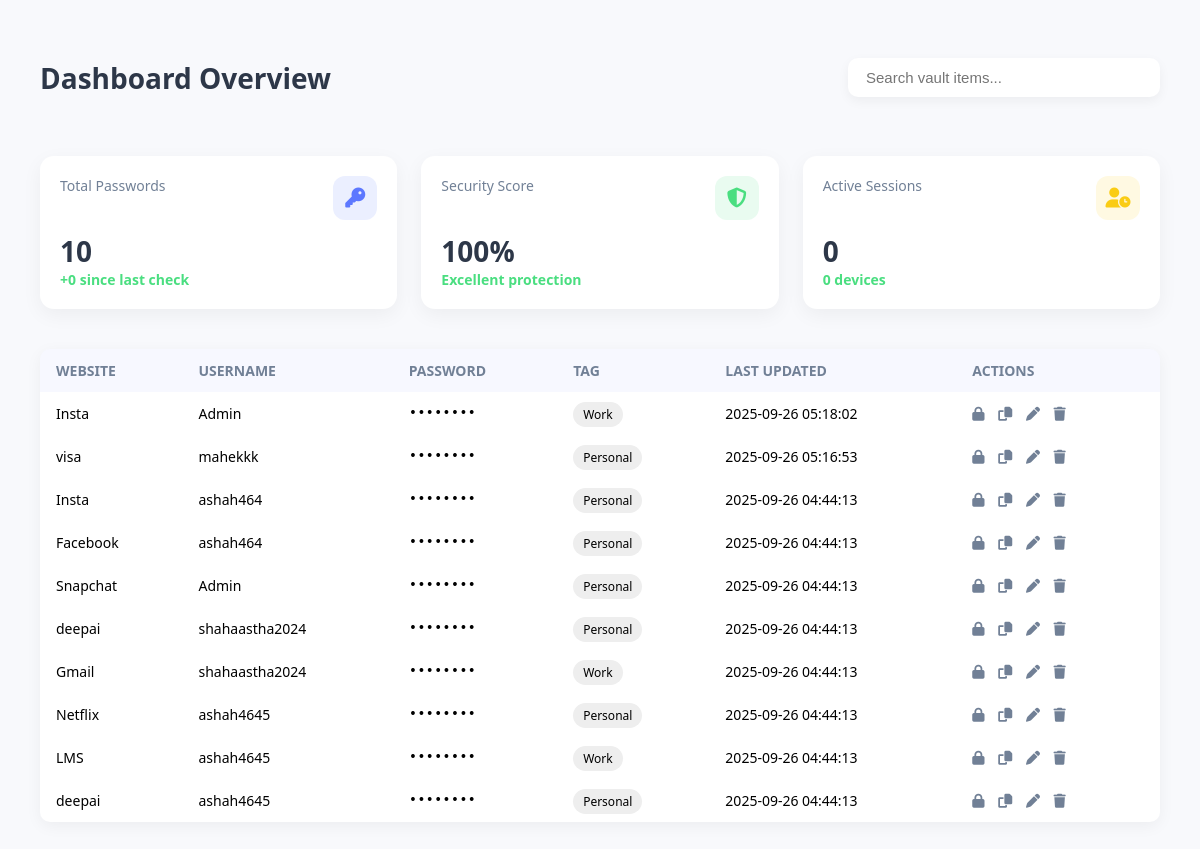
The page /KeyWallet/DASHBOARD/dashboard.php (signed in) on the database its author committed.
### tables this page shows
CREATE TABLE `users` (
  `id` int(11) NOT NULL,
  `name` varchar(100) NOT NULL,
  `email` varchar(150) NOT NULL,
  `avatar` varchar(255) DEFAULT NULL,
  `password` varchar(255) NOT NULL,
  `verification_token` varchar(64) DEFAULT NULL,
  `verified` tinyint(1) DEFAULT 0,
  `two_factor_enabled` tinyint(1) DEFAULT 0,
  `created_at` timestamp NOT NULL DEFAULT current_timestamp(),
  `rotation_enabled` tinyint(1) DEFAULT 0,
  `rotation_interval` int(11) DEFAULT 1,
  `last_rotation` datetime DEFAULT NULL,
  `website_lock_enabled` tinyint(1) DEFAULT 0,
  `website_lock_password` varchar(255) DEFAULT NULL,
  `password_manager_enabled` tinyint(1) DEFAULT 0,
  `audit_log_enabled` tinyint(1) NOT NULL DEFAULT 1
);

CREATE TABLE `passwords` (
  `id` int(11) NOT NULL,
  `user_id` int(11) NOT NULL,
  `website` varchar(150) NOT NULL,
  `url` varchar(255) DEFAULT NULL,
  `username` varchar(150) NOT NULL,
  `password` varchar(255) NOT NULL,
  `tag` varchar(100) DEFAULT NULL,
  `updated` timestamp NOT NULL DEFAULT current_timestamp() ON UPDATE current_timestamp()
);

### KeyWallet/DASHBOARD/dashboard.php (the view, shortened to what this page needs)
<?php
include 'auth_check.php';
$user_id = intval($_SESSION['user_id']);
$stmt = $conn->prepare("SELECT password_manager_enabled FROM users WHERE id=?");
$stmt->bind_param("i", $user_id);
$stmt->execute();
$user = $stmt->get_result()->fetch_assoc();
$pm_enabled = $user && $user['password_manager_enabled'] ? true : false;
$stmt = $conn->prepare("SELECT COUNT(*) AS total FROM passwords WHERE user_id=?");
$stmt->bind_param("i", $user_id);
$stmt->execute();
$totalPasswords = $stmt->get_result()->fetch_assoc()['total'] ?? 0;
$securityScore = $pm_enabled ? 100 : 50;
$stmt = $conn->prepare("SELECT COUNT(*) AS active_sessions FROM sessions WHERE user_id=? AND last_active >= NOW() - INTERVAL 30 MINUTE");
$stmt->bind_param("i", $user_id);
$stmt->execute();
$activeSessions = $stmt->get_result()->fetch_assoc()['active_sessions'] ?? 0;
$sql = "SELECT id, website, url, username, password, tag, updated
        FROM passwords WHERE user_id=? ORDER BY updated DESC";
$searchQuery = '';
if (isset($_GET['q']) && !empty(trim($_GET['q']))) {
  $searchQuery = '%' . trim($_GET['q']) . '%';
  $sql = "SELECT id, website, url, username, password, tag, updated
            FROM passwords
            WHERE user_id=? AND (website LIKE ? OR username LIKE ? OR tag LIKE ?)
            ORDER BY updated DESC";
} else {
  $sql = "SELECT id, website, url, username, password, tag, updated
            FROM passwords WHERE user_id=? ORDER BY updated DESC";
}
$stmt = $conn->prepare($sql);
if (!empty($searchQuery)) {
  $stmt->bind_param("isss", $user_id, $searchQuery, $searchQuery, $searchQuery);
} else {
  $stmt->bind_param("i", $user_id);
}
$stmt->execute();
$passwordsResult = $stmt->get_result();
?>
<!DOCTYPE html>
<html lang="en">
<head>
  <link rel="stylesheet" href="https://cdnjs.cloudflare.com/ajax/libs/font-awesome/6.4.0/css/all.min.css">
</head>
<body>
  <div class="main-content">
    <div class="header">
      <h1 class="page-title">Dashboard Overview</h1>
      <div class="search-box">
        <form method="get" style="width:100%; display:flex;">
          <input type="text" name="q" placeholder="Search vault items..." value="<?= htmlspecialchars($_GET['q'] ?? '') ?>">
        </form>
      </div>
    </div>
    <div class="stats-grid">
      <div class="stat-card">
        <div class="stat-header">
          <div class="stat-title">Total Passwords</div>
          <div class="stat-icon icon-blue"><i class="fas fa-key"></i></div>
        </div>
        <div class="stat-value"><?= $totalPasswords ?></div>
        <div class="stat-change"><?= "+" . ($totalPasswords - ($_SESSION['prev_password_count'] ?? $totalPasswords)) ?> since last check</div>
      </div>
      <div class="stat-card">
        <div class="stat-header">
          <div class="stat-title">Security Score</div>
          <div class="stat-icon icon-green"><i class="fas fa-shield-alt"></i></div>
        </div>
        <div class="stat-value"><?= $securityScore ?>%</div>
        <div class="stat-change"><?= $securityScore >= 90 ? "Excellent protection" : "Needs improvement" ?></div>
      </div>
      <div class="stat-card">
        <div class="stat-header">
          <div class="stat-title">Active Sessions</div>
          <div class="stat-icon icon-orange"><i class="fas fa-user-clock"></i></div>
        </div>
        <div class="stat-value"><?= $activeSessions ?></div>
        <div class="stat-change"><?= $activeSessions ?> devices</div>
      </div>
    </div>
    <table>
      <thead>
        <tr>
          <th>Website</th>
          <th>Username</th>
          <th>Password</th>
          <th>Tag</th>
          <th>Last Updated</th>
          <th>Actions</th>
        </tr>
      </thead>
      <tbody>
        <?php if ($passwordsResult->num_rows == 0): ?>
          <tr>
            <td colspan="6" style="text-align:center;color:#888;">No passwords stored</td>
          </tr>
        <?php else: ?>
          <?php while ($row = $passwordsResult->fetch_assoc()): ?>
            <tr>
              <td><?= htmlspecialchars($row['website']) ?></td>
              <td><?= htmlspecialchars($row['username']) ?></td>
              <td class="pw">••••••••</td>
              <td><span class="tag"><?= htmlspecialchars($row['tag']) ?></span></td>
              <td><?= htmlspecialchars($row['updated']) ?></td>
              <td class="action-icons">
                <a href="password.php?show=<?= $row['id'] ?>" title="Show"><i class="fas fa-lock"></i></a>
                <a href="password.php?copy=<?= $row['id'] ?>" title="Copy"><i class="fas fa-copy"></i></a>
                <a href="password.php?edit=<?= $row['id'] ?>" title="Edit"><i class="fas fa-pen"></i></a>
                <a href="password.php?delete=<?= $row['id'] ?>" onclick="return confirm('Delete this password?')" title="Delete"><i class="fas fa-trash"></i></a>
              </td>
            </tr>
          <?php endwhile; ?>
        <?php endif; ?>
      </tbody>
    </table>
  </div>
</body>
</html>

### KeyWallet/DASHBOARD/dashboard.php (style rules this page uses)
:root { --sidebar-accent: #5d78ff; --content-bg: #f8f9fc; --card-bg: #ffffff; --text-dark: #2d3748; --text-light: #718096; --success: #4ade80; --warning: #facc15; --transition: all 0.3s ease; }
body { margin: 0; background: var(--content-bg); font-family: 'Segoe UI', system-ui, sans-serif; min-height: 100vh; }
.main-content { padding: 40px; max-width: 1200px; margin: 0 auto; }
.header { display: flex; justify-content: space-between; align-items: center; margin-bottom: 40px; }
.page-title { font-size: 28px; font-weight: 700; color: var(--text-dark); }
.search-box { display: flex; align-items: center; background: white; border-radius: 10px; padding: 10px 16px; box-shadow: 0 4px 12px rgba(0, 0, 0, 0.05); width: 280px; }
.search-box input { border: none; outline: none; font-size: 15px; width: 100%; }
.stats-grid { display: grid; grid-template-columns: repeat(auto-fit, minmax(240px, 1fr)); gap: 24px; margin-bottom: 40px; }
.stat-card { background: var(--card-bg); border-radius: 14px; padding: 20px; box-shadow: 0 6px 20px rgba(0, 0, 0, 0.05); transition: var(--transition); }
.stat-header { display: flex; justify-content: space-between; margin-bottom: 12px; }
.stat-title { font-size: 14px; color: var(--text-light); }
.stat-value { font-size: 28px; font-weight: 700; color: var(--text-dark); }
.stat-change { font-size: 14px; font-weight: 600; color: var(--success); }
.stat-icon { width: 44px; height: 44px; border-radius: 12px; display: flex; align-items: center; justify-content: center; font-size: 20px; }
.icon-blue { background: rgba(93, 120, 255, 0.12); color: var(--sidebar-accent); }
.icon-green { background: rgba(74, 222, 128, 0.12); color: var(--success); }
.icon-orange { background: rgba(250, 204, 21, 0.12); color: var(--warning); }
table { width: 100%; border-collapse: collapse; background: var(--card-bg); border-radius: 10px; overflow: hidden; box-shadow: 0 4px 16px rgba(0, 0, 0, 0.05); }
th, td { padding: 12px 16px; text-align: left; font-size: 14px; }
th { background: rgba(93, 120, 255, 0.05); text-transform: uppercase; color: var(--text-light); font-weight: 600; }
.tag { padding: 4px 10px; background: #eee; border-radius: 999px; font-size: 12px; text-transform: capitalize; }
.pw { font-family: monospace; }
.action-icons i { margin-right: 10px; cursor: pointer; color: var(--text-light); transition: 0.2s; }

### rows shown on the page
users: password_manager_enabled "100"
passwords: website "Insta", username "Admin", tag "Work", updated "2025-09-26 05:18:02"
passwords: website "visa", username "mahekkk", tag "Personal", updated "2025-09-26 05:16:53"
passwords: website "Insta", username "ashah464", tag "Personal", updated "2025-09-26 04:44:13"
passwords: website "Facebook", username "ashah464", tag "Personal", updated "2025-09-26 04:44:13"
passwords: website "Snapchat", username "Admin", tag "Personal", updated "2025-09-26 04:44:13"
passwords: website "deepai", username "shahaastha2024", tag "Personal", updated "2025-09-26 04:44:13"
passwords: website "Gmail", username "shahaastha2024", tag "Work", updated "2025-09-26 04:44:13"
passwords: website "Netflix", username "ashah4645", tag "Personal", updated "2025-09-26 04:44:13"
passwords: website "LMS", username "ashah4645", tag "Work", updated "2025-09-26 04:44:13"
passwords: website "deepai", username "ashah4645", tag "Personal", updated "2025-09-26 04:44:13"

### other values the page prints
$totalPasswords "10"
$activeSessions "0"
